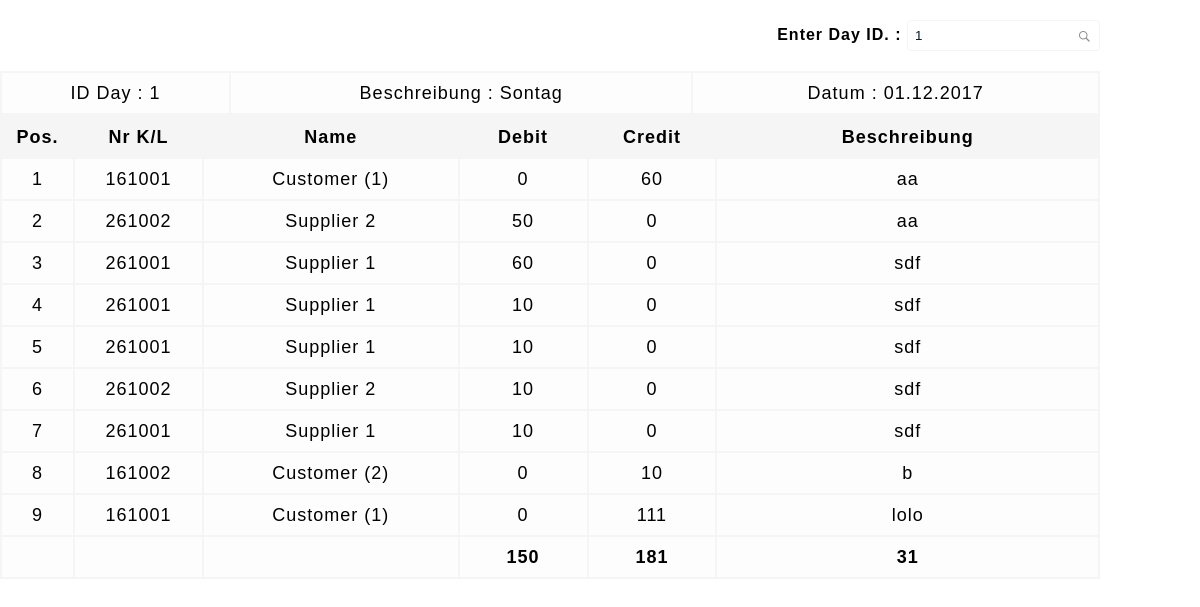
The app's page /report_d.php?id_day=1 (signed in) with its own data.
### tables this page shows
CREATE TABLE `day_detail` (
  `id_day_detail` int(11) NOT NULL,
  `id_day` int(11) NOT NULL,
  `id_user` int(11) NOT NULL,
  `debit` double NOT NULL DEFAULT '0',
  `credit` double NOT NULL DEFAULT '0',
  `statement_day_detail` varchar(60) NOT NULL
);

CREATE TABLE `day` (
  `id_day` int(11) NOT NULL,
  `id_seller` int(11) NOT NULL,
  `active` tinyint(1) NOT NULL DEFAULT '1',
  `statement_day` varchar(60) NOT NULL,
  `date_day` date NOT NULL,
  `art` varchar(30) NOT NULL DEFAULT 'Tag'
);

CREATE TABLE `users` (
  `id_user` int(10) NOT NULL,
  `principal` int(11) DEFAULT NULL,
  `general` int(11) DEFAULT NULL,
  `number_user` int(11) DEFAULT NULL,
  `name_user_ar` varchar(255) DEFAULT NULL,
  `name_user` varchar(255) DEFAULT NULL,
  `art` varchar(255) DEFAULT NULL,
  `art1` int(10) DEFAULT NULL,
  `benutzertyp` varchar(50) DEFAULT NULL,
  `address` varchar(50) DEFAULT NULL,
  `telephon` varchar(50) DEFAULT NULL,
  `mobile` varchar(50) DEFAULT NULL
);

### report_d.php (the view, shortened to what this page needs)
<?php
if(isset($_COOKIE['user'] )&& $_COOKIE['user'] != ''){
require_once("db.php");
?>
<!DOCTYPE html>
<html>
  <head>
      	<link href="style.css" rel="stylesheet">
</head>
<body>
<?php
	$search_keyword = '';
    if(!empty($_REQUEST['id_day'])){
          $search_keyword =$_REQUEST['id_day'];
    }
	$sql = "SELECT day.id_day, day.active, day.statement_day, day.date_day, day_detail.id_day_detail, day_detail.id_day, day_detail.id_user, day_detail.debit, day_detail.credit, day_detail.statement_day_detail, users.id_user, users.number_user, users.name_user, users.benutzertyp, users.address, users.telephon
FROM (day LEFT JOIN day_detail ON day.id_day = day_detail.id_day) LEFT JOIN users ON day_detail.id_user = users.id_user
WHERE (((day.id_day)=$search_keyword))
ORDER BY day_detail.id_day_detail";
   $result = mysqli_query($con, $sql);
    $sql2= "SELECT Sum(debit) as 'total2' FROM day_detail
    WHERE id_day =$search_keyword";
    $result2 = mysqli_query($con, $sql2);
    $sql3= "SELECT Sum(credit) as 'total3' FROM day_detail
    WHERE id_day =$search_keyword";
    $result3 = mysqli_query($con, $sql3);
    $result4 = mysqli_query($con, $sql);
?>
    <div id="wrap2">
<form name='frmSearch' action='' method='post'>
<div style='text-align:right;margin:20px 0px;'><b>Enter Day ID. : </b><input type='text' name='search[keyword]' autofocus value="<?php echo utf8_encode($search_keyword); ?> " id='keyword' maxlength='25'></div>
<?php
      if ( ($result) && ($result2) && ($result3) && ($result4)) {
       $data2 = mysqli_fetch_assoc($result2);
       $data3 = mysqli_fetch_assoc($result3);
       $data4 = mysqli_fetch_assoc($result4);
?>
<table class="tbl-qa">
    <tr class="table-row">
    <td>ID Day :
    <?php echo utf8_encode($data4["id_day"]); ?></td>
    <td colspan="3">Beschreibung :
    <?php echo $data4["statement_day"]; ?></td>
    <td colspan="2">Datum :
   <?php echo utf8_encode(date_format(date_create($data4["date_day"]),"d.m.Y")); ?></td>
    </tr>
    </table>
<table class="tbl-qa">
  <thead>
	<tr >
	  <th class="table-header" width="5%">Pos.</th>
	  <th class="table-header" width="10%">Nr K/L</th>
	  <th class="table-header" width="20%">Name</th>
	  <th class="table-header" width="10%">Debit</th>
      <th class="table-header" width="10%">Credit</th>
      <th class="table-header" width="30%">Beschreibung</th>
	</tr>
  </thead>
  <tbody id="table-body">
	<?php
        $i=0;
        while ($row = mysqli_fetch_assoc($result)) {
            $i=$i+1;
	?>
	  <tr class="table-row">
        <td><?php echo $i; ?></td>
		<td><?php echo utf8_encode($row["number_user"]); ?></td>
        <td><?php echo utf8_encode($row["name_user"]); ?></td>
		<td><?php echo round($row["debit"],2); ?></td>
        <td><?php echo round($row["credit"],2); ?></td>
        <td><?php echo utf8_encode($row["statement_day_detail"]); ?></td>
	  </tr>
    <?php
      }
       ?>
      <tr class="table-row">
      <td></td>
      <td></td>
      <td></td>
      <td ><b><?php echo round($data2["total2"],2); ?></b></td>
      <td ><b><?php echo round($data3["total3"],2); ?></b></td>
      <td ><b><?php echo round(($data3["total3"]-$data2["total2"]),2); ?></b> </td>
      </tr>
    </tbody>
</table>
    </form>
<?php
	}
?>
    </div>
    <?php
            }  else {
    header("Location: login.php");
}
            ?>
    </body>
</html>

### style.css (style rules this page uses)
* { margin: 0; padding: 0; }
body { font-family:arial; letter-spacing:1px; line-height:20px; }
.tbl-qa { width: 100%; margin-top: 0px; font-size:18px; background-color: #f5f5f5; }
.tbl-qa th.table-header { padding: 5px;text-align: left;padding:10px; text-align: center; }
.tbl-qa .table-row td { padding:10px;background-color: #FDFDFD;vertical-align:top;text-align: center;font-size: 18px; }
#keyword { border: #f5f5f5 1px solid; border-radius: 4px; color: #061738; padding: 7px;background:url("demo-search-icon.png") no-repeat center right 7px; }

### report_d.php (style rules this page uses)
#wrap2 { width: 1100px; }

### records on screen
day_detail: id_day "1"
day: statement_day "Sontag", date_day "01.12.2017", users.number_user "161001", users.name_user "Customer (1)", day_detail.debit "0", day_detail.credit "60", day_detail.statement_day_detail "aa", users.number_user "261002", users.name_user "Supplier 2", day_detail.debit "50", day_detail.credit "0", users.number_user "261001", users.name_user "Supplier 1", day_detail.debit "60", day_detail.statement_day_detail "sdf", day_detail.debit "10", users.number_user "161002", users.name_user "Customer (2)", day_detail.credit "10", day_detail.statement_day_detail "b", day_detail.credit "111", day_detail.statement_day_detail "lolo"

### other values on screen
$data2["total2"] "150"
$data3["total3"] "181"
$data3["total3"]-$data2["total2"] "31"
